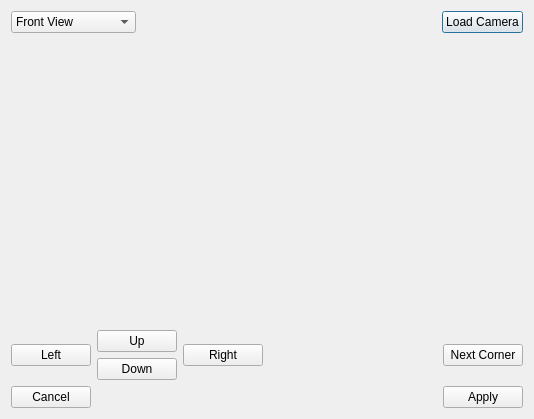
<?xml version="1.0" encoding="UTF-8"?>
<ui version="4.0">
 <class>editROI</class>
 <widget class="QDialog" name="editROI">
  <property name="geometry">
   <rect>
    <x>0</x>
    <y>0</y>
    <width>534</width>
    <height>419</height>
   </rect>
  </property>
  <property name="windowTitle">
   <string>Dialog</string>
  </property>
  <layout class="QVBoxLayout" name="verticalLayout_2">
   <item>
    <layout class="QHBoxLayout" name="horizontalLayout_2">
     <item>
      <widget class="QComboBox" name="comboBox">
       <property name="minimumSize">
        <size>
         <width>125</width>
         <height>0</height>
        </size>
       </property>
       <item>
        <property name="text">
         <string>Front View</string>
        </property>
       </item>
       <item>
        <property name="text">
         <string>Side View</string>
        </property>
       </item>
       <item>
        <property name="text">
         <string>Top View</string>
        </property>
       </item>
      </widget>
     </item>
     <item>
      <spacer name="horizontalSpacer_2">
       <property name="orientation">
        <enum>Qt::Horizontal</enum>
       </property>
       <property name="sizeHint" stdset="0">
        <size>
         <width>40</width>
         <height>20</height>
        </size>
       </property>
      </spacer>
     </item>
     <item>
      <widget class="QPushButton" name="LoadCamera">
       <property name="text">
        <string>Load Camera</string>
       </property>
      </widget>
     </item>
    </layout>
   </item>
   <item>
    <layout class="QHBoxLayout" name="horizontalLayout_5">
     <item>
      <spacer name="horizontalSpacer_4">
       <property name="orientation">
        <enum>Qt::Horizontal</enum>
       </property>
       <property name="sizeHint" stdset="0">
        <size>
         <width>40</width>
         <height>20</height>
        </size>
       </property>
      </spacer>
     </item>
     <item>
      <widget class="QLabel" name="label">
       <property name="minimumSize">
        <size>
         <width>200</width>
         <height>200</height>
        </size>
       </property>
       <property name="text">
        <string/>
       </property>
      </widget>
     </item>
     <item>
      <spacer name="horizontalSpacer_5">
       <property name="orientation">
        <enum>Qt::Horizontal</enum>
       </property>
       <property name="sizeHint" stdset="0">
        <size>
         <width>40</width>
         <height>20</height>
        </size>
       </property>
      </spacer>
     </item>
    </layout>
   </item>
   <item>
    <layout class="QHBoxLayout" name="horizontalLayout_3">
     <item>
      <layout class="QHBoxLayout" name="horizontalLayout_4">
       <item>
        <widget class="QPushButton" name="Left">
         <property name="text">
          <string>Left</string>
         </property>
        </widget>
       </item>
       <item>
        <layout class="QVBoxLayout" name="verticalLayout">
         <item>
          <widget class="QPushButton" name="Up">
           <property name="text">
            <string>Up</string>
           </property>
          </widget>
         </item>
         <item>
          <widget class="QPushButton" name="Down">
           <property name="text">
            <string>Down</string>
           </property>
          </widget>
         </item>
        </layout>
       </item>
       <item>
        <widget class="QPushButton" name="Right">
         <property name="text">
          <string>Right</string>
         </property>
        </widget>
       </item>
       <item>
        <spacer name="horizontalSpacer_3">
         <property name="orientation">
          <enum>Qt::Horizontal</enum>
         </property>
         <property name="sizeHint" stdset="0">
          <size>
           <width>40</width>
           <height>20</height>
          </size>
         </property>
        </spacer>
       </item>
       <item>
        <widget class="QPushButton" name="NextCorner">
         <property name="text">
          <string>Next Corner</string>
         </property>
        </widget>
       </item>
      </layout>
     </item>
    </layout>
   </item>
   <item>
    <layout class="QHBoxLayout" name="horizontalLayout">
     <item>
      <widget class="QPushButton" name="Cancel">
       <property name="text">
        <string>Cancel</string>
       </property>
      </widget>
     </item>
     <item>
      <spacer name="horizontalSpacer">
       <property name="orientation">
        <enum>Qt::Horizontal</enum>
       </property>
       <property name="sizeHint" stdset="0">
        <size>
         <width>40</width>
         <height>20</height>
        </size>
       </property>
      </spacer>
     </item>
     <item>
      <widget class="QPushButton" name="Apply">
       <property name="text">
        <string>Apply</string>
       </property>
      </widget>
     </item>
    </layout>
   </item>
  </layout>
 </widget>
 <resources/>
 <connections/>
</ui>
